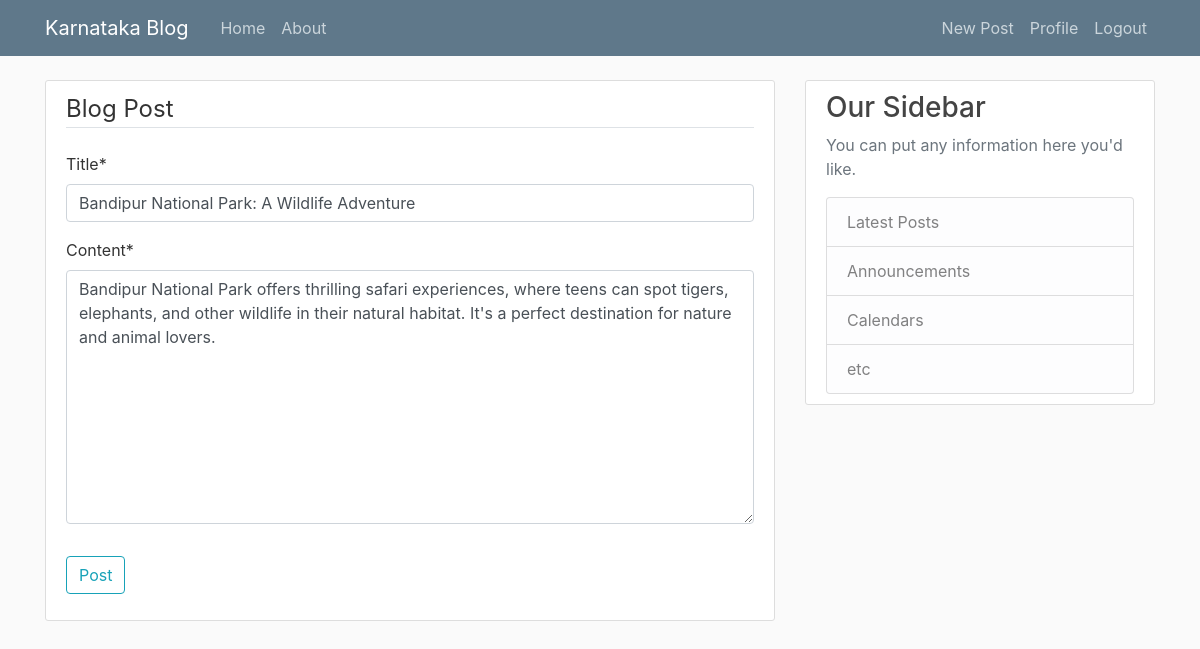
The app's page /post/36/update/ (signed in) with its own data.
### blog/models.py (models this page shows, shortened)
class Post(models.Model):
    title = models.CharField(max_length=100)
    content = models.TextField()
    date_posted = models.DateTimeField(default= timezone.now)
    author = models.ForeignKey(User,on_delete= models.CASCADE)

### blog/views.py (the view, shortened to what this page needs)
# urls.py: path('post/<int:pk>/update/', PostUpdateView.as_view(), name='post-update'),
class PostUpdateView(LoginRequiredMixin,UserPassesTestMixin ,UpdateView):
    model = Post
    fields = ['title', 'content']
    def test_func(self):
        post = self.get_object()
        if self.request.user == post.author:
            return True
        return False

### blog/templates/blog/post_form.html (shortened to what this page needs)
{% extends "blog/base.html" %}
{% load crispy_forms_tags %}
{% block content %}
<div class = "content-section">
    <form method="POST" action="">
        <fieldset class="form-group">
            <legend class="border-bottom mb-4">Blog Post</legend>
            {{ form|crispy }}
        </fieldset>
        <div class="form-group">
            <button class="btn btn-outline-info" type="submit">Post</button>
        </div>
    </form>
</div>
{% endblock content %}

### blog/static/blog/main.css (style rules this page uses)
body { background: #fafafa; color: #333333; margin-top: 5rem; }
.content-section { background: #ffffff; padding: 10px 20px; border: 1px solid #dddddd; border-radius: 3px; margin-bottom: 20px; }

### records on screen
Post: title "Bandipur National Park: A Wildlife Adventure", content "Bandipur National Park offers thrilling safari experiences, where teens can spot tigers, elephants, and other wildlife in their natural habitat. It's a perfect destination for nature and animal lovers."
